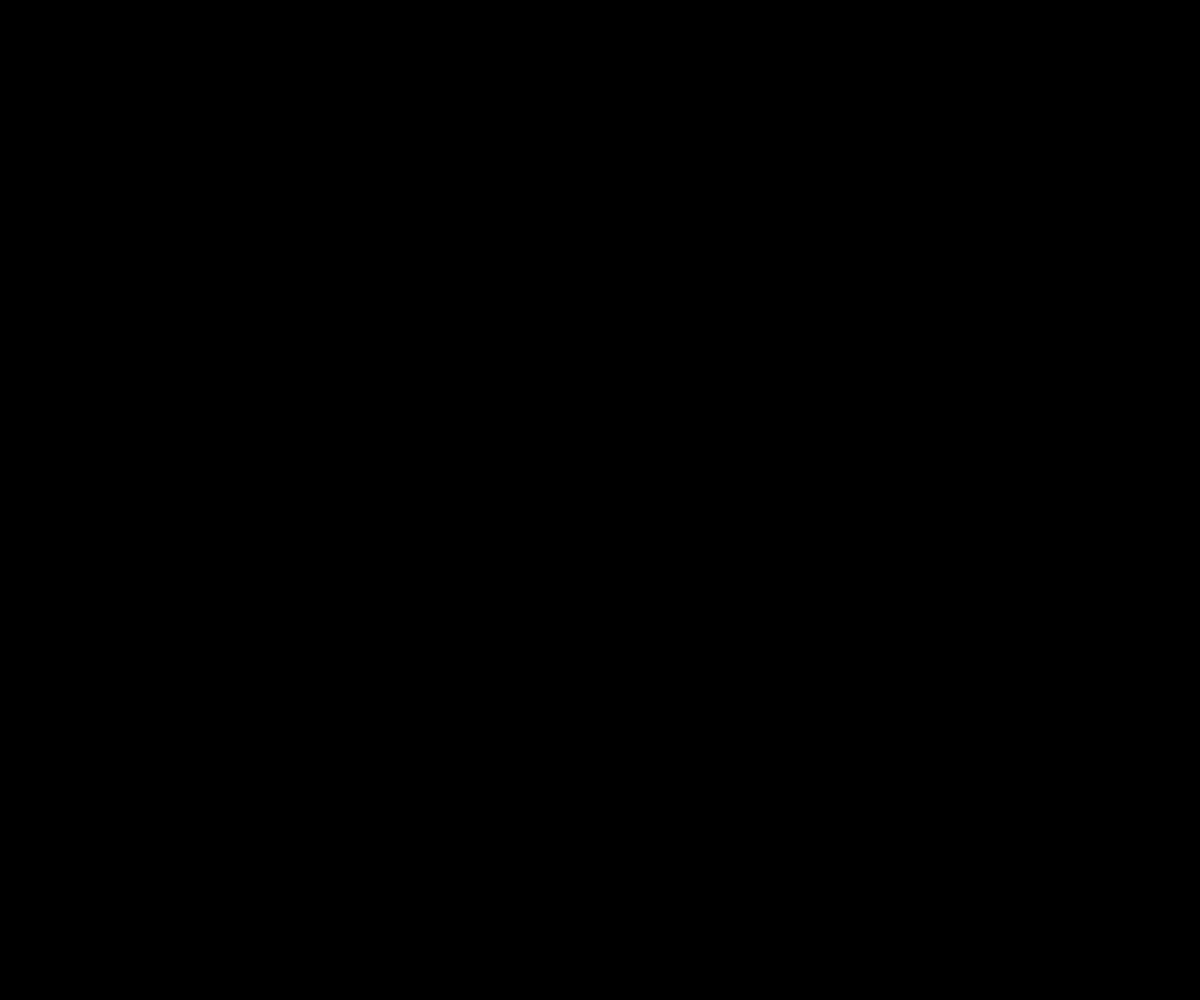
Frame 1 (no input)
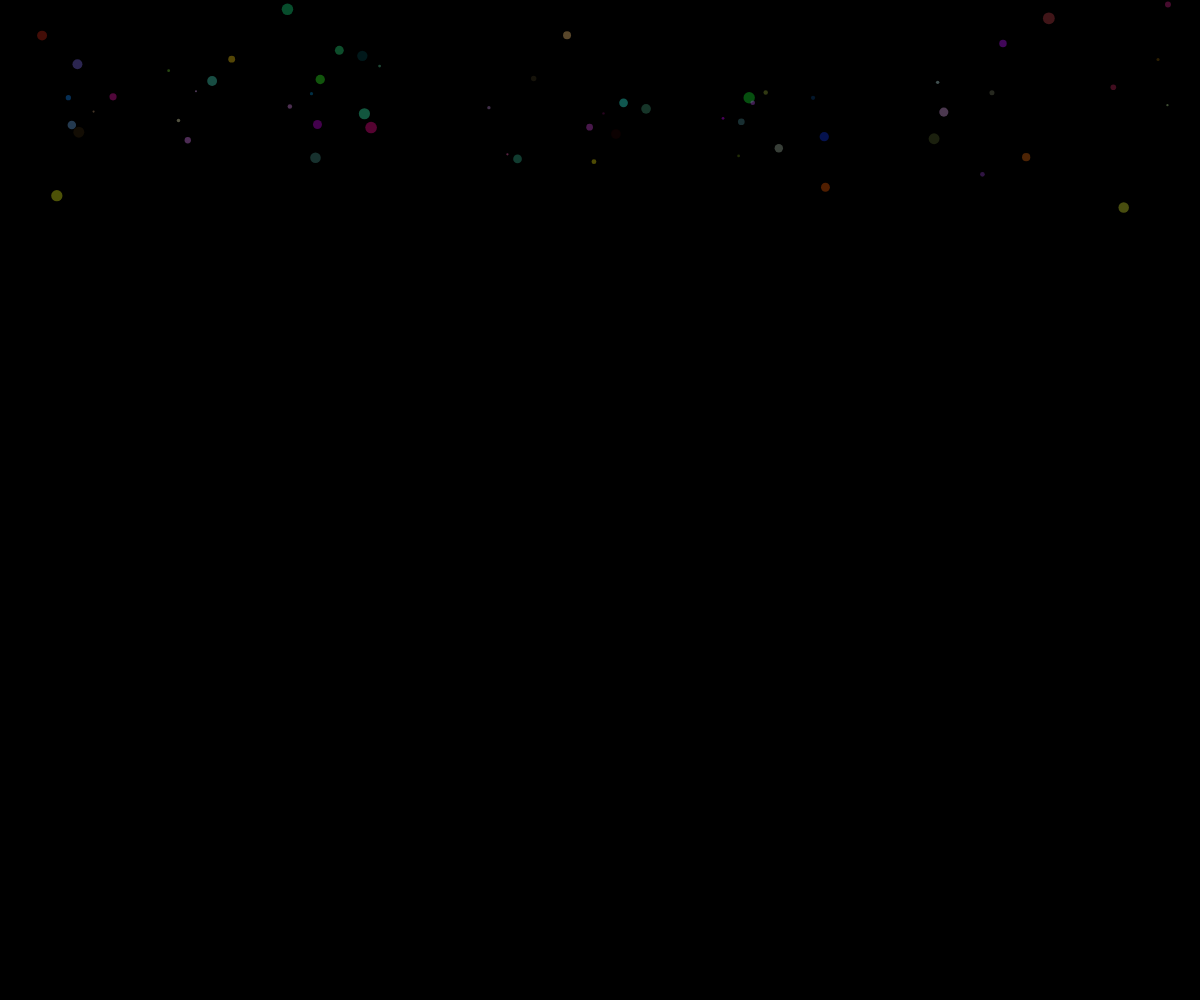
Frame 60 (no input)
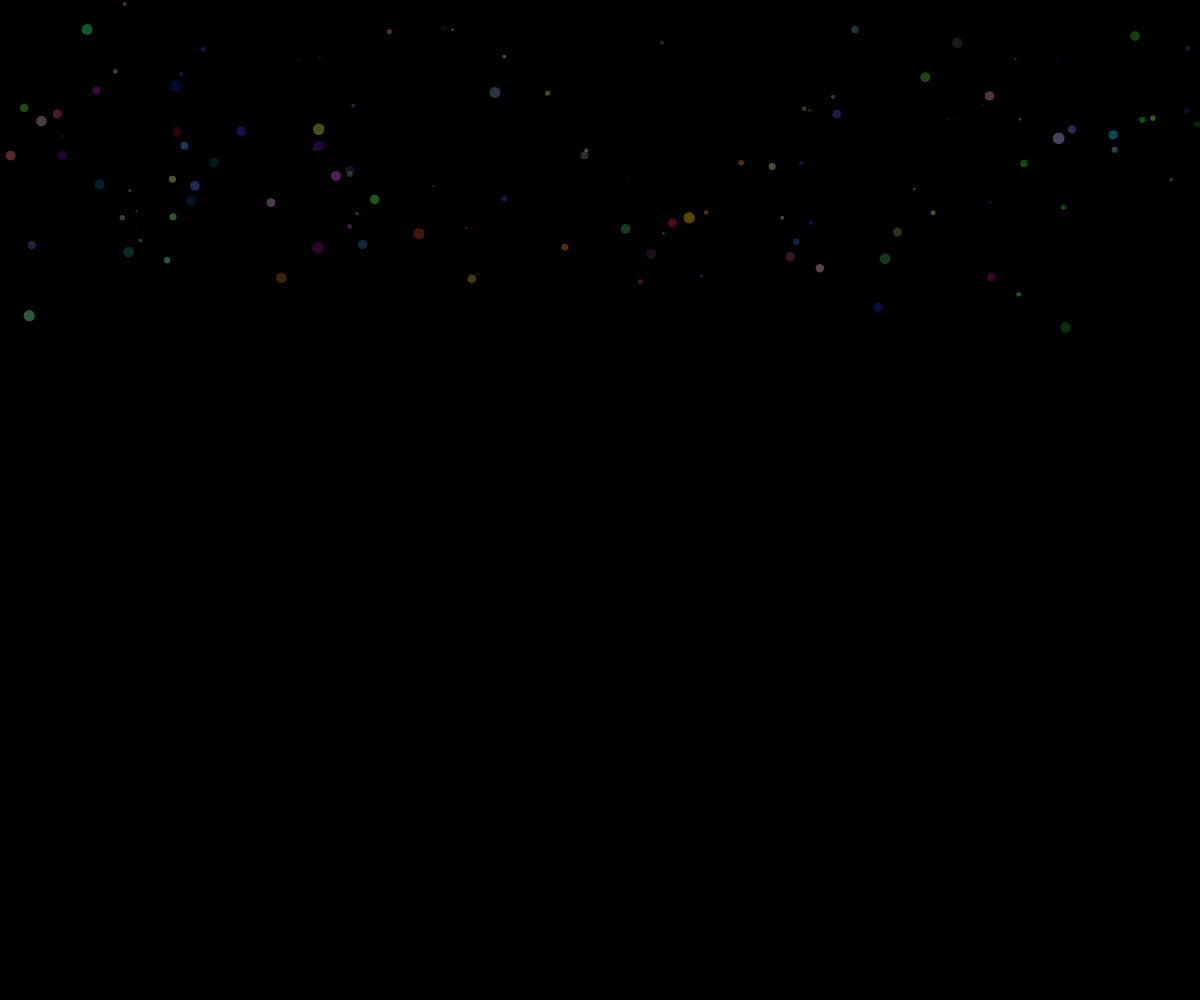
Frame 120 (the mouse pressed at the canvas centre since frame 60)

The p5.js sketch that drew these frames (run headless with seeded random() and noise() and a simulated clock; from frame 60 on, the mouse is pressed at the canvas centre):

// p5.js sketch
// ── sketch.js
// 最終課題を制作しよう

let balls = [];
let stars = [];

function setup(){
  createCanvas(windowWidth, windowHeight);
  noStroke();
}

function star(cx, cy, r){
  beginShape();
  for(let i = 0; i < 5; i++){
    const theta = TWO_PI * i * 2 / 5 - HALF_PI;
    const x = cx + cos(theta) * r;
    const y = cy + sin(theta) * r;
    vertex(x, y);
  }
  endShape(CLOSE);
}


function draw(){
  background(0);
  for(let i = 0; i < balls.length; i++){
    let b = balls[i];
    fill(random(255), random(255), random(255), 90);
    ellipse(b.x, b.y, b.size);
    b.x += b.vx;
    b.y += b.vy;
  }
  const b = {
    x: random(width),
    y: random(1/10 *height),
    size: random(1/1000 * width, 1/100 * width),
    vx: cos(random(TWO_PI)),
    vy: 2};
  balls.push(b);

  for(let i = 0; i < stars.length; i++){
    let s = stars[i];
    fill(248, 255, 54, 90);
    star(s.x, s.y, s.size);
    s.x += s.vx;
    s.y += s.vy;
  }
  if(keyIsDown(" ".charCodeAt(0))){ const s = {
      x: random(width),
      y: random(1/10 *height),
      size: random(1/1000 * width, 1/200 * width),
      vx: 10 * random(1),
      vy: 2};
    stars.push(s);
}
}




function windowResized(){
  resizeCanvas(windowWidth, windowHeight);
}
